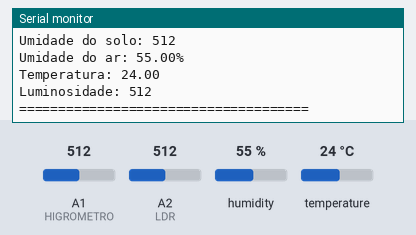
Simulated run of this sketch. Board: Arduino Uno, built with avr-gcc and run on an emulated ATmega328P. Parts: the last lines printed to the serial monitor. The test bench sets the inputs (shaded band); at power-on: A1 (HIGROMETRO) = 512, A2 (LDR) = 512, humidity 55 %, temperature 24 °C.

Above: at 2.9 s.
3.0 s: A1 (HIGROMETRO) set to 810
7.9 s: A2 (LDR) set to 490
At 9.1 s:
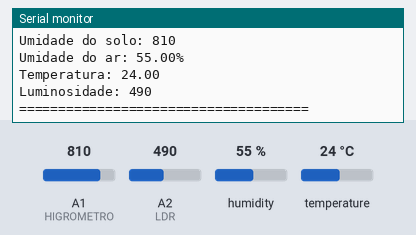
12.2 s: humidity set to 22 %
15.0 s: temperature set to 12 °C
At 16.5 s:
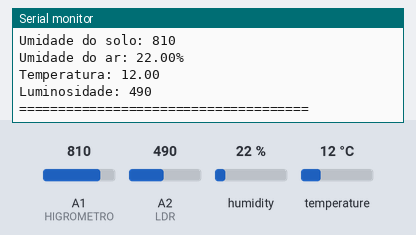
17.8 s: A1 (HIGROMETRO) set to 790
20.6 s: A2 (LDR) set to 510
At 22.5 s:
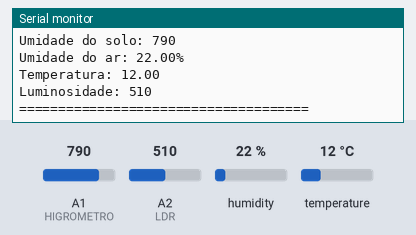
Timing chart, 0 to 24.0 s (numbered marks = the images above; inputs shaded):
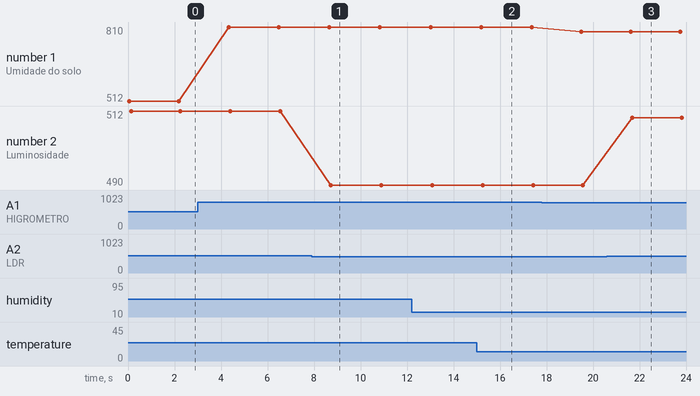

Measured:
- after the input at 7.9 s, the serial monitor: prints a new line after 0.71 s (image 1)
- after the input at 15.0 s, the serial monitor: prints a new line after 0.24 s (image 2)
- after the input at 20.6 s, the serial monitor: prints a new line after 1.1 s (image 3)
- plotted number 1: 512 → 810 after the input at 3.0 s, 810 → 790 after the input at 17.8 s
- plotted number 2: 512 → 490 after the input at 7.9 s, 490 → 510 after the input at 20.6 s

The sketch:

05.ino
```cpp
#include "DHT.h"

#define LED_GREEN 12
#define LED_RED 13
#define HIGROMETRO A1
#define LDR A2
#define DHTPIN A3
#define DHTTYPE DHT11

DHT dht(DHTPIN, DHTTYPE);

void setup() {
  Serial.begin(9600);
  dht.begin();
}

void loop() {
  // mede umidade do solo
  int soil_humidity = analogRead(HIGROMETRO);
  delay(10);

  // mede luminosidade
  int luminosidade = analogRead(LDR);
  delay(10);

  // mede umidade do ar
  float air_humidity = dht.readHumidity();
  if (isnan(air_humidity)) {
    Serial.println("Erro ao ler DHT.");
  }
  delay(10);

  // mede temperatura
  float temp = dht.readTemperature();
  if (isnan(temp)) {
    Serial.println("Erro ao ler DHT.");
  }
  delay(10);

  // verifica se pode irrigar ou nao
  if (soil_humidity > 800 && luminosidade > 500) {
    digitalWrite(LED_GREEN, HIGH);
    digitalWrite(LED_RED, LOW);
    Serial.println(" Irrigando horta");
  } else if (soil_humidity > 800 && luminosidade < 500) {
    digitalWrite(LED_RED, HIGH);
    digitalWrite(LED_GREEN, LOW);
    Serial.println("Solo seco, porem muito sol, abortando irrigacao.");
  }

  // imprime valores das medicoes
  Serial.print("Umidade do solo: ");
  Serial.println(soil_humidity);

  Serial.print("Umidade do ar: ");
  Serial.print(air_humidity);
  Serial.println("%");

  Serial.print("Temperatura: ");
  Serial.println(temp);

  Serial.print("Luminosidade: ");
  Serial.println(luminosidade);

  Serial.println("=====================================\n\n");

  delay(2000);
}
```
